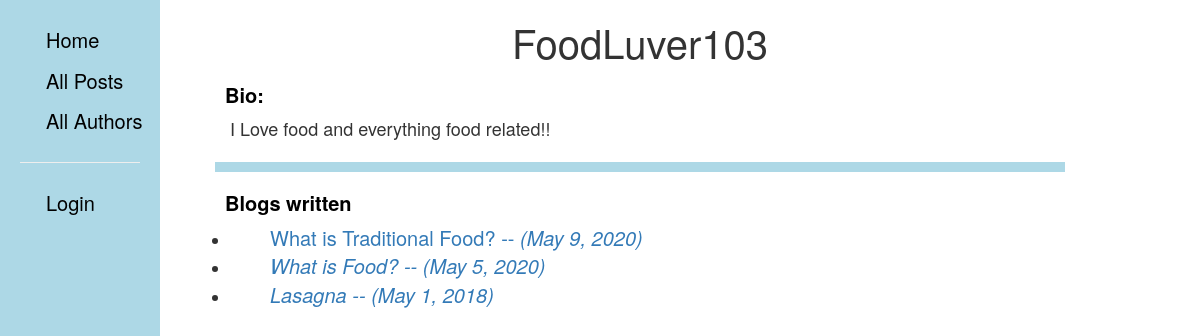
Screenshot of /blog/authors/1 with the database file from the repository.
### blog/models.py (models this page shows, shortened)
class Author(models.Model):
    name = models.OneToOneField(User, on_delete=models.SET_NULL, null=True)
    bio = models.TextField(max_length=500, help_text="Enter your bio about you")
    class Meta:
        ordering = ['name', 'bio']
    def __str__(self):
        return self.name.username

class Post(models.Model):
    title = models.CharField(max_length=100)
    author = models.ForeignKey(Author, on_delete=models.SET_NULL, null=True)
    summary = models.TextField(max_length=100, help_text='Enter a brief description of the blog')
    text = models.TextField(max_length=2000, help_text="Enter you blog text here.")
    post_date = models.DateField(default=date.today)
    category = models.ManyToManyField(Category, help_text='Select a Category for this blog')
    class Meta:
        ordering = ['-post_date'] #newest to oldest
    def get_absolute_url(self):
        return reverse('post-detail', args=[str(self.id)])

### blog/views.py (the view)
# urls.py: path('authors/<int:pk>', views.Sort_by_Author.as_view(), name='posts-by-author'),
class Sort_by_Author(generic.ListView):
    model = Post
    pagnate_by = 5
    template_name = 'blog/posts_by_author.html'
    def get_queryset(self):
        id = self.kwargs['pk']
        target_author=get_object_or_404(Author, pk = id)
        return Post.objects.filter(author=target_author)
    def get_context_data(self, **kwargs):
        context = super(Sort_by_Author, self).get_context_data(**kwargs)
        context['blogger'] = get_object_or_404(Author, pk = self.kwargs['pk'])
        return context

### blog/templates/blog/posts_by_author.html
{% extends "base_generic.html" %}
{% block content %}
      <h1>{{blogger}}</h1>
  <div class = "author">
    <h3>Bio:</h3>
    <p>{{blogger.bio}}</p>
    <hr class ="n2">
    {% if post_list %}
    <h3>Blogs written</h3>
    <ul>
      {% for post in post_list %}
      <li>
        <a href="{{ post.get_absolute_url }}">{{ post.title }} -- <i>({{post.post_date}})<i></a>
      </li>
      {% endfor %}
    </ul>
  </div>
    {% else %}
      <p>This blogger hasn't posted anything yet.</p>
    {% endif %}
{% endblock %}

### blog/static/css/styles.css (style rules this page uses)
.sidenav a, h3 { padding:6px 8px 6px 16px; text-decoration: none; font-size: 20px; color: black; display: block; }
.main h1 { font-size: 40px; text-align: center; }
.main p { font-size: 18px; padding: 0px 10px; }
.main a { font-size: 20px; padding: 0px 10px; }
hr.n2 { border: 5px solid lightblue; margin-left: 25px; margin-right: 25px; }
.comments p, a { font-size: 15px; margin-left: 30px; padding: 0px 30px; }
.author h3 { font-size: 20px; padding: 0px 10px; margin-left: 25px; font-weight: bold; }
.author p { font-size: 18px; padding: 0px 10px; margin-left: 30px; }

### blog/templates/base_generic.html (style rules this page uses)
.sidenav a, h3 { padding:6px 8px 6px 16px; text-decoration: none; font-size: 20px; color: black; display: block; }
.main h1 { font-size: 40px; text-align: center; }
.main p { font-size: 18px; padding: 0px 10px; }
.main a { font-size: 20px; padding: 0px 10px; }
hr.n2 { border: 5px solid lightblue; margin-left: 25px; margin-right: 25px; }
.comments p, a { font-size: 15px; margin-left: 30px; padding: 0px 30px; }
.author h3 { font-size: 20px; padding: 0px 10px; margin-left: 25px; font-weight: bold; }
.author p { font-size: 18px; padding: 0px 10px; margin-left: 30px; }

### rows the page displays
Author: name.username "FoodLuver103", bio "I Love food and everything food related!!"
Post: title "What is Traditional Food?", post_date "May 9, 2020"
Post: title "What is Food?", post_date "May 5, 2020"
Post: title "Lasagna", post_date "May 1, 2018"
